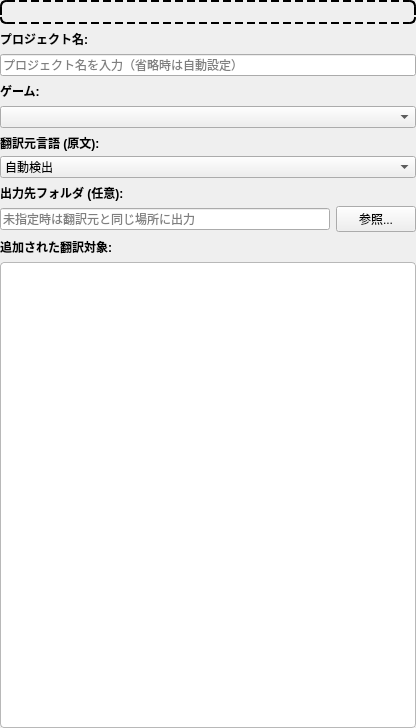
                 <widget class="QWidget" name="scrollAreaWidgetContentsForm">
                  <property name="geometry">
                   <rect>
                    <x>0</x>
                    <y>0</y>
                    <width>416</width>
                    <height>728</height>
                   </rect>
                  </property>
                  <property name="autoFillBackground">
                   <bool>false</bool>
                  </property>
                  <layout class="QVBoxLayout" name="layoutFormCol">
                   <property name="leftMargin">
                    <number>0</number>
                   </property>
                   <property name="topMargin">
                    <number>0</number>
                   </property>
                   <property name="rightMargin">
                    <number>0</number>
                   </property>
                   <property name="bottomMargin">
                    <number>0</number>
                   </property>
                   <item>
                    <widget class="QFrame" name="frameDropZone">
                     <property name="acceptDrops">
                      <bool>true</bool>
                     </property>
                     <property name="styleSheet">
                      <string notr="true">QFrame#frameDropZone { border-width: 1.5px; border-style: dashed; border-radius: 6px; padding: 10px; }</string>
                     </property>
                     <property name="frameShape">
                      <enum>QFrame::Shape::StyledPanel</enum>
                     </property>
                     <layout class="QVBoxLayout" name="layoutTargetDropInner">
                      <property name="leftMargin">
                       <number>0</number>
                      </property>
                      <property name="topMargin">
                       <number>0</number>
                      </property>
                      <property name="rightMargin">
                       <number>0</number>
                      </property>
                      <property name="bottomMargin">
                       <number>0</number>
                      </property>
                     </layout>
                    </widget>
                   </item>
                   <item>
                    <layout class="QVBoxLayout" name="layoutNameAndGame">
                     <property name="spacing">
                      <number>6</number>
                     </property>
                     <item>
                      <widget class="QLabel" name="labelProjectName">
                       <property name="styleSheet">
                        <string notr="true">font-weight: 600;</string>
                       </property>
                       <property name="text">
                        <string>プロジェクト名:</string>
                       </property>
                      </widget>
                     </item>
                     <item>
                      <widget class="QLineEdit" name="editProjectName">
                       <property name="placeholderText">
                        <string>プロジェクト名を入力（省略時は自動設定）</string>
                       </property>
                       <property name="clearButtonEnabled">
                        <bool>true</bool>
                       </property>
                      </widget>
                     </item>
                     <item>
                      <widget class="QLabel" name="labelGame">
                       <property name="styleSheet">
                        <string notr="true">font-weight: 600;</string>
                       </property>
                       <property name="text">
                        <string>ゲーム:</string>
                       </property>
                      </widget>
                     </item>
                     <item>
                      <widget class="QComboBox" name="comboGame"/>
                     </item>
                    </layout>
                   </item>
                   <item>
                    <layout class="QVBoxLayout" name="layoutSourceLanguage">
                     <property name="spacing">
                      <number>4</number>
                     </property>
                     <item>
                      <widget class="QLabel" name="labelSourceLanguage">
                       <property name="styleSheet">
                        <string notr="true">font-weight: 600;</string>
                       </property>
                       <property name="text">
                        <string>翻訳元言語 (原文):</string>
                       </property>
                      </widget>
                     </item>
                     <item>
                      <widget class="QComboBox" name="comboSourceLanguage">
                       <item>
                        <property name="text">
                         <string>自動検出</string>
                        </property>
                       </item>
                       <item>
                        <property name="text">
                         <string>English (英語)</string>
                        </property>
                       </item>
                       <item>
                        <property name="text">
                         <string>日本語 (Japanese)</string>
                        </property>
                       </item>
                       <item>
                        <property name="text">
                         <string>Simplified Chinese (簡体字中国語)</string>
                        </property>
                       </item>
                       <item>
                        <property name="text">
                         <string>German (ドイツ語)</string>
                        </property>
                       </item>
                       <item>
                        <property name="text">
                         <string>French (フランス語)</string>
                        </property>
                       </item>
                       <item>
                        <property name="text">
                         <string>Spanish (スペイン語)</string>
                        </property>
                       </item>
                       <item>
                        <property name="text">
                         <string>Russian (ロシア語)</string>
                        </property>
                       </item>
                       <item>
                        <property name="text">
                         <string>Korean (韓国語)</string>
                        </property>
                       </item>
                      </widget>
                     </item>
                    </layout>
                   </item>
                   <item>
                    <layout class="QVBoxLayout" name="layoutOutputSection">
                     <property name="spacing">
                      <number>4</number>
                     </property>
                     <item>
                      <widget class="QLabel" name="labelOutputPath">
                       <property name="styleSheet">
                        <string notr="true">font-weight: 600;</string>
                       </property>
                       <property name="text">
                        <string>出力先フォルダ (任意):</string>
                       </property>
                      </widget>
                     </item>
                     <item>
                      <layout class="QHBoxLayout" name="layoutOutputFolderInput">
                       <property name="spacing">
                        <number>6</number>
                       </property>
                       <item>
                        <widget class="QLineEdit" name="editOutputPath">
                         <property name="placeholderText">
                          <string>未指定時は翻訳元と同じ場所に出力</string>
                         </property>
                         <property name="clearButtonEnabled">
                          <bool>true</bool>
                         </property>
                        </widget>
                       </item>
                       <item>
                        <widget class="QPushButton" name="buttonBrowseOutput">
                         <property name="toolTip">
                          <string>翻訳ファイルの出力先フォルダを選択</string>
                         </property>
                         <property name="text">
                          <string>参照...</string>
                         </property>
                        </widget>
                       </item>
                      </layout>
                     </item>
                    </layout>
                   </item>
                   <item>
                    <layout class="QVBoxLayout" name="layoutTargetSection">
                     <property name="spacing">
                      <number>6</number>
                     </property>
                     <item>
                      <widget class="QLabel" name="labelTargetPrompt">
                       <property name="styleSheet">
                        <string notr="true">font-weight: 600;</string>
                       </property>
                       <property name="text">
                        <string>追加された翻訳対象:</string>
                       </property>
                      </widget>
                     </item>
                     <item>
                      <widget class="QListWidget" name="listTargetItems">
                       <property name="minimumSize">
                        <size>
                         <width>0</width>
                         <height>130</height>
                        </size>
                       </property>
                       <property name="styleSheet">
                        <string notr="true">border: 1px solid palette(mid); border-radius: 4px; background-color: palette(base);</string>
                       </property>
                      </widget>
                     </item>
                    </layout>
                   </item>
                  </layout>
                 </widget>
